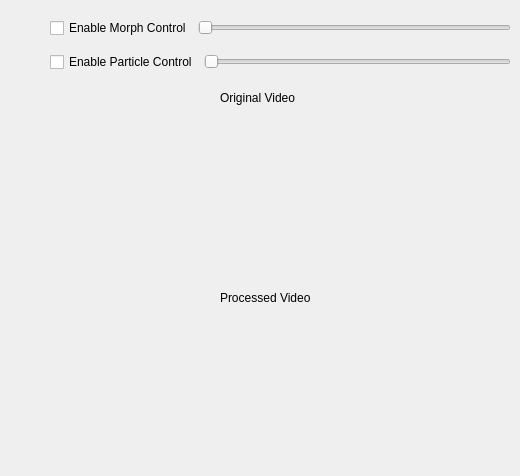
    <widget class="QWidget" name="VRTab">
     <attribute name="title">
      <string>VR</string>
     </attribute>
     <widget class="QWidget" name="verticalLayoutWidget_2">
      <property name="geometry">
       <rect>
        <x>50</x>
        <y>10</y>
        <width>461</width>
        <height>70</height>
       </rect>
      </property>
      <layout class="QVBoxLayout" name="verticalLayout_6">
       <item>
        <layout class="QHBoxLayout" name="horizontalLayout_4">
         <item>
          <widget class="QCheckBox" name="vrMorphControl">
           <property name="enabled">
            <bool>true</bool>
           </property>
           <property name="text">
            <string>Enable Morph Control</string>
           </property>
          </widget>
         </item>
         <item>
          <widget class="QSlider" name="vrMorphSlider">
           <property name="maximum">
            <number>100</number>
           </property>
           <property name="orientation">
            <enum>Qt::Horizontal</enum>
           </property>
          </widget>
         </item>
        </layout>
       </item>
       <item>
        <layout class="QHBoxLayout" name="horizontalLayout_6">
         <item>
          <widget class="QCheckBox" name="vrParticleControl">
           <property name="text">
            <string>Enable Particle Control</string>
           </property>
          </widget>
         </item>
         <item>
          <widget class="QSlider" name="vrParticleSlider">
           <property name="maximum">
            <number>2000</number>
           </property>
           <property name="orientation">
            <enum>Qt::Horizontal</enum>
           </property>
          </widget>
         </item>
        </layout>
       </item>
      </layout>
     </widget>
     <widget class="QLabel" name="lblProcessed">
      <property name="geometry">
       <rect>
        <x>140</x>
        <y>310</y>
        <width>280</width>
        <height>157</height>
       </rect>
      </property>
      <property name="autoFillBackground">
       <bool>true</bool>
      </property>
      <property name="text">
       <string/>
      </property>
     </widget>
     <widget class="QLabel" name="lblOriginal">
      <property name="geometry">
       <rect>
        <x>140</x>
        <y>120</y>
        <width>280</width>
        <height>157</height>
       </rect>
      </property>
      <property name="autoFillBackground">
       <bool>true</bool>
      </property>
      <property name="text">
       <string/>
      </property>
     </widget>
     <widget class="QLabel" name="label_9">
      <property name="geometry">
       <rect>
        <x>220</x>
        <y>90</y>
        <width>101</width>
        <height>16</height>
       </rect>
      </property>
      <property name="text">
       <string>Original Video</string>
      </property>
     </widget>
     <widget class="QLabel" name="label_10">
      <property name="geometry">
       <rect>
        <x>220</x>
        <y>290</y>
        <width>111</width>
        <height>16</height>
       </rect>
      </property>
      <property name="text">
       <string>Processed Video</string>
      </property>
     </widget>
    </widget>
